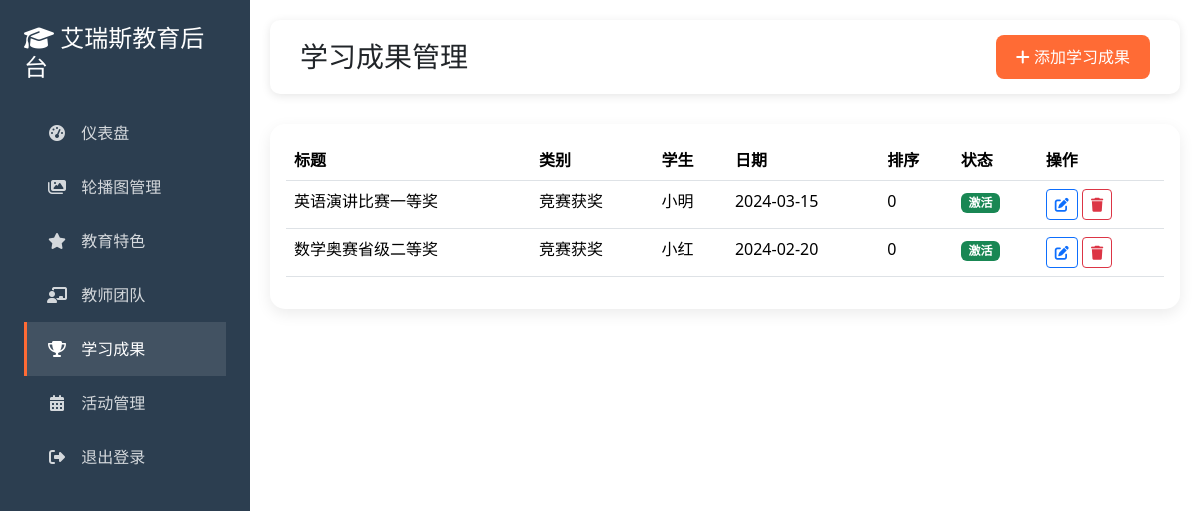
The page /admin/achievements.php (signed in) on the database its author committed.
### tables this page shows
CREATE TABLE IF NOT EXISTS achievements (
    id INT AUTO_INCREMENT PRIMARY KEY,
    title VARCHAR(255) NOT NULL,
    category VARCHAR(100) NOT NULL,
    student_name VARCHAR(100) NOT NULL,
    description TEXT,
    image_url VARCHAR(500),
    achievement_date DATE,
    sort_order INT DEFAULT 0,
    status ENUM('active', 'inactive') DEFAULT 'active',
    created_at TIMESTAMP DEFAULT CURRENT_TIMESTAMP,
    updated_at TIMESTAMP DEFAULT CURRENT_TIMESTAMP ON UPDATE CURRENT_TIMESTAMP
);

### admin/achievements.php (the view, shortened to what this page needs)
<?php
$db = Database::getInstance()->getConnection();
$achievements = $db->query("SELECT * FROM achievements ORDER BY sort_order ASC, achievement_date DESC")->fetchAll();
$edit_achievement = null;
?>
<!DOCTYPE html>
<html lang="zh-CN">
<head>
    <link href="https://cdn.jsdelivr.net/npm/bootstrap@5.3.2/dist/css/bootstrap.min.css" rel="stylesheet">
    <link href="https://cdnjs.cloudflare.com/ajax/libs/font-awesome/6.4.0/css/all.min.css" rel="stylesheet">
</head>
<body>
    <?php include 'sidebar.php'; ?>
    <div class="main-content">
        <div class="header">
            <div class="d-flex justify-content-between align-items-center">
                <h3 class="mb-0">学习成果管理</h3>
                <a href="achievements.php?action=add" class="btn btn-primary">
                    <i class="fas fa-plus"></i> 添加学习成果
                </a>
            </div>
        </div>
        <?php if (isset($_GET['action']) && $_GET['action'] === 'add' || $edit_achievement): ?>
            <div class="card">
                <div class="card-header">
                    <h5 class="card-title"><?php echo $edit_achievement ? '编辑学习成果' : '添加学习成果'; ?></h5>
                </div>
                <div class="card-body">
                    <form method="POST">
                        <input type="hidden" name="action" value="<?php echo $edit_achievement ? 'edit' : 'add'; ?>">
                        <?php if ($edit_achievement): ?>
                            <input type="hidden" name="id" value="<?php echo $edit_achievement['id']; ?>">
                        <?php endif; ?>
                        <div class="mb-3">
                            <label class="form-label">成果标题</label>
                            <input type="text" class="form-control" name="title"
                                   value="<?php echo $edit_achievement ? $edit_achievement['title'] : ''; ?>" required>
                        </div>
                        <div class="row">
                            <div class="col-md-6">
                                <div class="mb-3">
                                    <label class="form-label">类别</label>
                                    <select class="form-control" name="category" required>
                                        <option value="">请选择</option>
                                        <option value="艺术作品" <?php echo ($edit_achievement && $edit_achievement['category'] === '艺术作品') ? 'selected' : ''; ?>>艺术作品</option>
                                        <option value="科学实验" <?php echo ($edit_achievement && $edit_achievement['category'] === '科学实验') ? 'selected' : ''; ?>>科学实验</option>
                                        <option value="竞赛获奖" <?php echo ($edit_achievement && $edit_achievement['category'] === '竞赛获奖') ? 'selected' : ''; ?>>竞赛获奖</option>
                                        <option value="考试成绩" <?php echo ($edit_achievement && $edit_achievement['category'] === '考试成绩') ? 'selected' : ''; ?>>考试成绩</option>
                                        <option value="其他" <?php echo ($edit_achievement && $edit_achievement['category'] === '其他') ? 'selected' : ''; ?>>其他</option>
                                    </select>
                                </div>
                            </div>
                            <div class="col-md-6">
                                <div class="mb-3">
                                    <label class="form-label">学生姓名</label>
                                    <input type="text" class="form-control" name="student_name"
                                           value="<?php echo $edit_achievement ? $edit_achievement['student_name'] : ''; ?>" required>
                                </div>
                            </div>
                        </div>
                        <div class="mb-3">
                            <label class="form-label">成果描述</label>
                            <textarea class="form-control" name="description" rows="3" required><?php echo $edit_achievement ? $edit_achievement['description'] : ''; ?></textarea>
                        </div>
                        <div class="row">
                            <div class="col-md-6">
                                <div class="mb-3">
                                    <label class="form-label">图片URL</label>
                                    <input type="text" class="form-control" name="image_url"
                                           value="<?php echo $edit_achievement ? $edit_achievement['image_url'] : ''; ?>">
                                    <?php if ($edit_achievement && $edit_achievement['image_url']): ?>
                                        <img src="<?php echo $edit_achievement['image_url']; ?>" class="preview-image" alt="预览">
                                    <?php endif; ?>
                                </div>
                            </div>
                            <div class="col-md-6">
                                <div class="mb-3">
                                    <label class="form-label">成果日期</label>
                                    <input type="date" class="form-control" name="achievement_date"
                                           value="<?php echo $edit_achievement ? $edit_achievement['achievement_date'] : ''; ?>" required>
                                </div>
                            </div>
                        </div>
                        <div class="mb-3">
                            <label class="form-label">排序</label>
                            <input type="number" class="form-control" name="sort_order"
                                   value="<?php echo $edit_achievement ? $edit_achievement['sort_order'] : '0'; ?>" required>
                        </div>
                        <?php if ($edit_achievement): ?>
                            <div class="mb-3">
                                <label class="form-label">状态</label>
                                <select class="form-control" name="status">
                                    <option value="active" <?php echo $edit_achievement['status'] === 'active' ? 'selected' : ''; ?>>激活</option>
                                    <option value="inactive" <?php echo $edit_achievement['status'] === 'inactive' ? 'selected' : ''; ?>>禁用</option>
                                </select>
                            </div>
                        <?php endif; ?>
                        <div class="d-flex gap-2">
                            <button type="submit" class="btn btn-primary">保存</button>
                            <a href="achievements.php" class="btn btn-secondary">取消</a>
                        </div>
                    </form>
                </div>
            </div>
        <?php else: ?>
            <div class="card">
                <div class="card-body">
                    <?php if (empty($achievements)): ?>
                        <p class="text-muted text-center">暂无学习成果数据</p>
                    <?php else: ?>
                        <div class="table-responsive">
                            <table class="table table-hover">
                                <thead>
                                    <tr>
                                        <th>标题</th>
                                        <th>类别</th>
                                        <th>学生</th>
                                        <th>日期</th>
                                        <th>排序</th>
                                        <th>状态</th>
                                        <th>操作</th>
                                    </tr>
                                </thead>
                                <tbody>
                                    <?php foreach ($achievements as $achievement): ?>
                                        <tr>
                                            <td><?php echo $achievement['title']; ?></td>
                                            <td><?php echo $achievement['category']; ?></td>
                                            <td><?php echo $achievement['student_name']; ?></td>
                                            <td><?php echo date('Y-m-d', strtotime($achievement['achievement_date'])); ?></td>
                                            <td><?php echo $achievement['sort_order']; ?></td>
                                            <td>
                                                <span class="badge bg-<?php echo $achievement['status'] === 'active' ? 'success' : 'secondary'; ?>">
                                                    <?php echo $achievement['status'] === 'active' ? '激活' : '禁用'; ?>
                                                </span>
                                            </td>
                                            <td>
                                                <a href="achievements.php?edit=<?php echo $achievement['id']; ?>" class="btn btn-sm btn-outline-primary">
                                                    <i class="fas fa-edit"></i>
                                                </a>
                                                <form method="POST" style="display: inline-block;" onsubmit="return confirm('确定删除这个学习成果吗？')">
                                                    <button type="submit" class="btn btn-sm btn-outline-danger">
                                                        <i class="fas fa-trash"></i>
                                                    </button>
                                                </form>
                                            </td>
                                        </tr>
                                    <?php endforeach; ?>
                                </tbody>
                            </table>
                        </div>
                    <?php endif; ?>
                </div>
            </div>
        <?php endif; ?>
    </div>
</body>
</html>

### admin/sidebar.php (style rules this page uses)
.main-content { margin-left: 250px; padding: 20px; }
.header { background: white; padding: 15px 30px; border-radius: 10px; box-shadow: 0 2px 10px rgba(0, 0, 0, 0.1); margin-bottom: 30px; }
.card { border: none; border-radius: 15px; box-shadow: 0 5px 15px rgba(0, 0, 0, 0.08); margin-bottom: 30px; }
.btn-primary { background: #FF6B35; border: none; padding: 10px 20px; border-radius: 8px; font-weight: 500; }

### rows shown on the page
achievements: title "英语演讲比赛一等奖", category "竞赛获奖", student_name "小明", achievement_date "2024-03-15", sort_order "0", status "激活"
achievements: title "数学奥赛省级二等奖", category "竞赛获奖", student_name "小红", achievement_date "2024-02-20", sort_order "0", status "激活"
